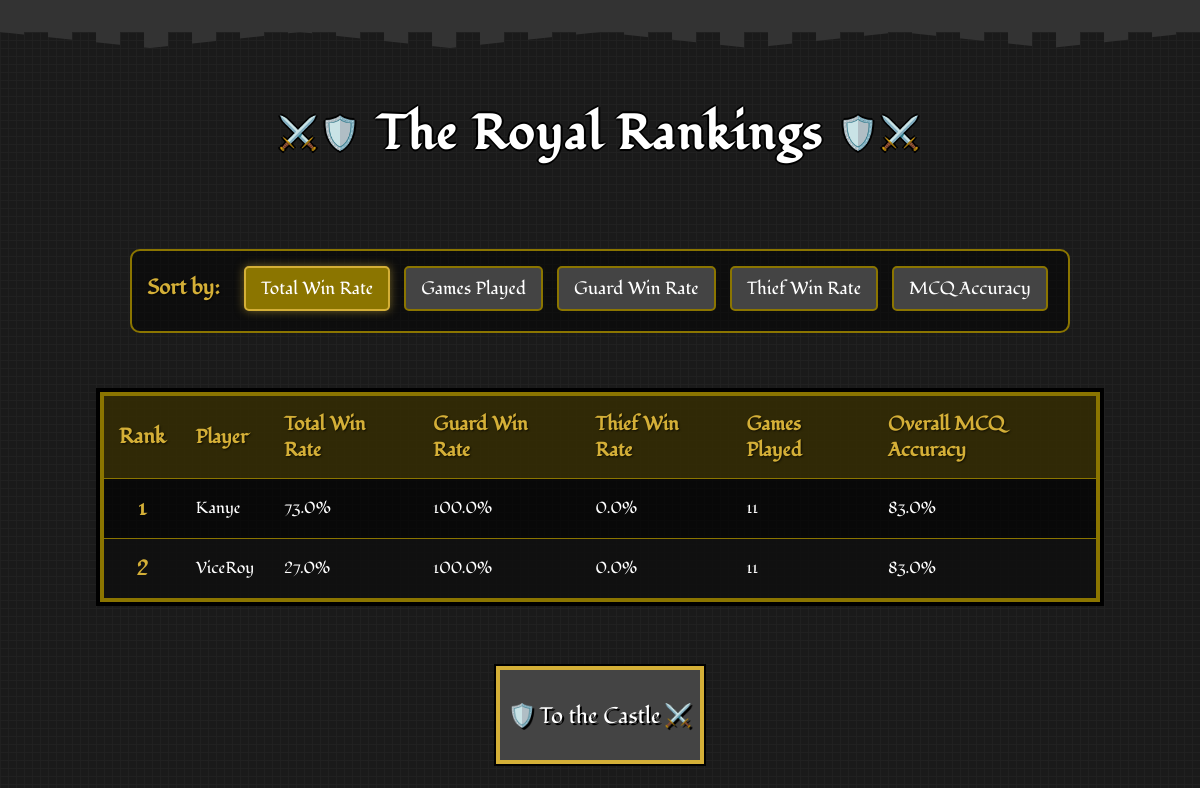
The app's page /leaderboard with its own data.
### app.py (models this page shows)
class PlayerStats(db.Model):
    id = db.Column(db.Integer, primary_key=True)
    user_id = db.Column(db.Integer, db.ForeignKey('user.id'), nullable=False)
    total_games_played = db.Column(db.Integer, default=0)
    games_played_as_guard = db.Column(db.Integer, default=0)
    games_played_as_thief = db.Column(db.Integer, default=0)
    total_games_won = db.Column(db.Integer, default=0)
    total_games_won_as_guard = db.Column(db.Integer, default=0)
    total_games_won_as_thief = db.Column(db.Integer, default=0)
    total_win_rate = db.Column(db.Float, default=0.0)
    win_rate_as_guard = db.Column(db.Float, default=0.0)
    win_rate_as_thief = db.Column(db.Float, default=0.0)
    total_answer_accuracy = db.Column(db.Float, default=0.0)
    total_questions_attempted = db.Column(db.Integer, default=0)
    total_right_answers = db.Column(db.Integer, default=0)
    game_right_answers = db.Column(db.Integer, default=0)
    game_total_questions = db.Column(db.Integer, default=0)
    answer_accuracy_in_last_game = db.Column(db.Float, default=0.0)

class User(db.Model):
    id = db.Column(db.Integer, primary_key=True)
    username = db.Column(db.String(40), unique=True, nullable=False)
    password_hash = db.Column(db.String(200), nullable=False)
    stats = db.relationship('PlayerStats', backref='user', uselist=False)

### app.py (the view)
@app.route('/leaderboard')
def leaderboard():
    sort_by = request.args.get('sort_by', 'total_win_rate')
    sort_options = {
        'games_played': PlayerStats.total_games_played,
        'total_win_rate': PlayerStats.total_win_rate,
        'win_rate_as_guard': PlayerStats.win_rate_as_guard,
        'win_rate_as_thief': PlayerStats.win_rate_as_thief,
        'mcq_accuracy': PlayerStats.total_answer_accuracy
    }
    sort_column = sort_options.get(sort_by, PlayerStats.total_win_rate)
    leaderboard_data = db.session.query(PlayerStats, User)\
        .join(User, PlayerStats.user_id == User.id)\
        .order_by(sort_column.desc())\
        .limit(20)\
        .all()
    return render_template('leaderboard.html',
                           leaderboard_data=leaderboard_data,
                           current_sort=sort_by)

### templates/leaderboard.html (shortened to what this page needs)
<!DOCTYPE html>
<html lang="en">
<head>
    <link rel="stylesheet" href="static/css/style.css">
    <link rel="stylesheet" href="static/css/leaderboard.css">
    <link rel="stylesheet" href="static/css/game-over.css">
</head>
<body>
    <div class="castle-top"></div>
    <h1>The Royal Rankings</h1>
    <div class="filters">
        <strong>Sort by:</strong>
        <a href="{{ url_for('leaderboard', sort_by='total_win_rate') }}"
           class="{{ 'active' if current_sort == 'total_win_rate' }}">Total Win Rate</a>
        <a href="{{ url_for('leaderboard', sort_by='games_played') }}"
           class="{{ 'active' if current_sort == 'games_played' }}">Games Played</a>
        <a href="{{ url_for('leaderboard', sort_by='win_rate_as_guard') }}"
           class="{{ 'active' if current_sort == 'win_rate_as_guard' }}">Guard Win Rate</a>
        <a href="{{ url_for('leaderboard', sort_by='win_rate_as_thief') }}"
           class="{{ 'active' if current_sort == 'win_rate_as_thief' }}">Thief Win Rate</a>
        <a href="{{ url_for('leaderboard', sort_by='mcq_accuracy') }}"
           class="{{ 'active' if current_sort == 'mcq_accuracy' }}">MCQ Accuracy</a>
    </div>
    <table>
        <thead>
            <tr>
                <th class="rank">Rank</th>
                <th>Player</th>
                <th>Total Win Rate</th>
                <th>Guard Win Rate</th>
                <th>Thief Win Rate</th>
                <th>Games Played</th>
                <th>Overall MCQ Accuracy</th>
            </tr>
        </thead>
        <tbody>
            {% for stats, user in leaderboard_data %}
            <tr>
                <td class="rank">{{ loop.index }}</td>
                <td>{{ user.username }}</td>
                <td>{{ stats.total_win_rate }}%</td>
                <td>{{ stats.win_rate_as_guard }}%</td>
                <td>{{ stats.win_rate_as_thief }}%</td>
                <td>{{ stats.total_games_played }}</td>
                <td>{{ stats.total_answer_accuracy }}%</td>
            </tr>
            {% else %}
            <tr>
                <td colspan="7" style="text-align: center;">No player data available yet.</td>
            </tr>
            {% endfor %}
        </tbody>
    </table>
    <div class="button-container">
        <a href="{{ url_for('home') }}"><button class="shield-btn game-over-btn">To the Castle</button></a>
    </div>
</body>
</html>

### static/css/style.css (style rules this page uses)
body { font-family: "Fondamento", serif; background-color: #1a1a1a; background-image: linear-gradient(90deg, rgba(34,34,34,0.8) 1px, transparent 1px), linear-gradient(rgba(34,34,34,0.8) 1px, transparent 1px); background-size: 8px 8px; color: white; margin: 0; padding: 0; text-align: center; position: relative; min-height: 100vh; display: flex; flex-direction: column; justify-content: space-between; }
.castle-top { height: 32px; background-color: #333; position: relative; margin-bottom: 16px; image-rendering: pixelated; }
.castle-top::before { content: ""; position: absolute; top: 100%; left: 0; right: 0; height: 16px; background-image: repeating-linear-gradient(90deg, #333 0px, #333 24px, transparent 24px, transparent 48px); background-size: 48px 16px; clip-path: polygon( 0% 0%, 12.5% 100%, 25% 0%, 37.5% 100%, 50% 0%, 62.5% 100%, 75% 0%, 87.5% 100%, 100% 0% ); image-rendering: pixelated; }
h1 { font-family: "Fondamento", serif; text-align: center; font-size: 3rem; color: white; text-shadow: 2px 0 #000, -2px 0 #000, 0 2px #000, 0 -2px #000; margin: 24px 0; letter-spacing: 2px; position: relative; image-rendering: pixelated; }
h1::before { content: "⚔️🛡️"; font-size: 2rem; position: relative; top: -5px; margin: 0 15px; }
h1::after { content: "🛡️⚔️"; font-size: 2rem; position: relative; top: -5px; margin: 0 15px; }
button.shield-btn { font-family: "Fondamento", serif; background-color: #444; color: white; border: none; box-shadow: 0 0 0 4px #d4af37, 0 0 0 6px #000; padding: 14px 22px; margin: 10px; font-size: 1.4rem; cursor: pointer; position: relative; transition: all 0.2s steps(5); text-shadow: 2px 2px 0 #000; width: 200px; height: 90px; image-rendering: pixelated; }
button.shield-btn::before { content: "🛡️ "; position: absolute; left: 8px; top: 50%; transform: translateY(-50%); }

### static/css/leaderboard.css (style rules this page uses)
body { font-family: "Fondamento", serif; background-color: #1a1a1a; background-image: linear-gradient(90deg, rgba(34,34,34,0.8) 1px, transparent 1px), linear-gradient(rgba(34,34,34,0.8) 1px, transparent 1px); background-size: 8px 8px; color: white; margin: 0; padding: 0; text-align: center; }
h1 { font-family: "Fondamento", serif; text-align: center; font-size: 3rem; color: white; text-shadow: 2px 0 #000, -2px 0 #000, 0 2px #000, 0 -2px #000; margin: 24px 0; letter-spacing: 2px; }
.filters { text-align: center; margin: 30px auto; max-width: 1000px; background-color: rgba(0, 0, 0, 0.5); padding: 15px; border: 2px solid #8b7500; border-radius: 10px; }
.filters strong { color: #d4af37; font-size: 1.3rem; margin-right: 15px; text-shadow: 1px 1px 2px rgba(0, 0, 0, 0.7); }
.filters a { font-family: "Fondamento", serif; text-decoration: none; padding: 8px 15px; margin: 0 5px; border-radius: 5px; background-color: #444; color: white; border: 2px solid #8b7500; transition: all 0.2s; font-size: 1.1rem; display: inline-block; margin-bottom: 5px; }
.filters a.active { background-color: #8b7500; color: white; border-color: #d4af37; box-shadow: 0 0 10px rgba(212, 175, 55, 0.5); }
table { width: 100%; max-width: 1000px; margin: 0 auto; border-collapse: collapse; background-color: rgba(0, 0, 0, 0.7); border: 4px solid #8b7500; box-shadow: 0 0 0 4px #000; }
th, td { padding: 15px; text-align: left; border-bottom: 1px solid #8b7500; }
thead th { background-color: rgba(139, 117, 0, 0.3); color: #d4af37; font-weight: bold; text-shadow: 1px 1px 2px rgba(0, 0, 0, 0.7); font-size: 1.2rem; }
tbody tr:nth-child(even) { background-color: rgba(34, 34, 34, 0.3); }
.rank { font-weight: bold; text-align: center; color: #d4af37; font-size: 1.3rem; }
.button-container { display: flex; justify-content: center; margin: 30px auto; }
.shield-btn { font-family: "Fondamento", serif; background-color: #444; color: white; border: none; box-shadow: 0 0 0 4px #d4af37, 0 0 0 6px #000; padding: 14px 22px; margin: 10px; font-size: 1.4rem; cursor: pointer; position: relative; transition: all 0.2s steps(5); text-shadow: 2px 2px 0 #000; }

### static/css/game-over.css (style rules this page uses)
button.game-over-btn::after { content: "⚔️"; position: absolute; right: 8px; top: 50%; transform: translateY(-50%); }

### records on screen
PlayerStats: username "Kanye", total_win_rate "73.0", win_rate_as_guard "100.0", win_rate_as_thief "0.0", total_games_played "11", total_answer_accuracy "83.0"
PlayerStats: username "ViceRoy", total_win_rate "27.0", win_rate_as_guard "100.0", win_rate_as_thief "0.0", total_games_played "11", total_answer_accuracy "83.0"
